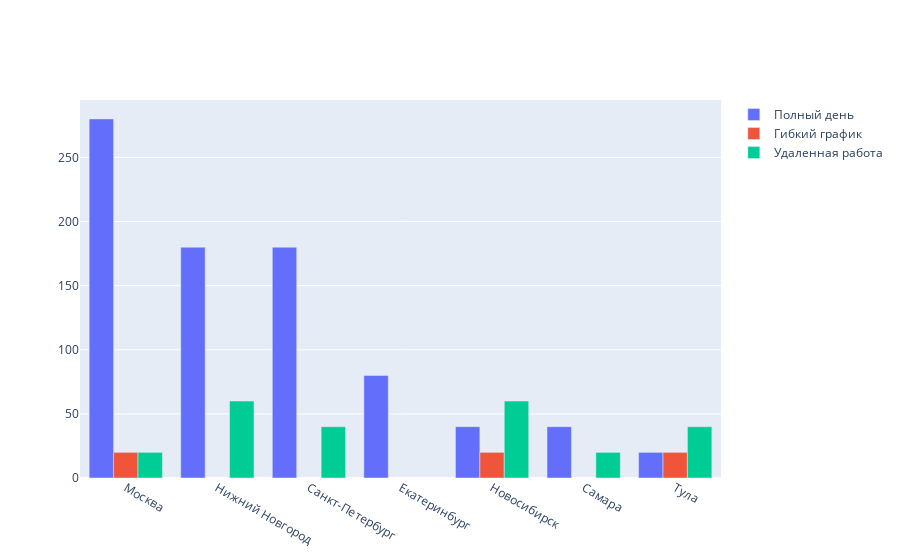

The notebook cell this image was saved under:
### Code cell
# отобразим на графике
fig = make_subplots(rows=1, cols=1, shared_yaxes=False)

fig.add_trace(go.Bar(x = Office_table_count['area'], 
                     y = Office_table_count['count'],  
                     name='Полный день'),
              1, 1)

fig.add_trace(go.Bar(x = Gib_table_count['area'], 
                     y = Gib_table_count['count'],  
                     name='Гибкий график'),
              1, 1)

fig.add_trace(go.Bar(x = UD_table_count['area'], 
                     y = UD_table_count['count'],  
                     name='Удаленная работа'),
              1, 1)
    
fig.show()

### Figure 1 — Plotly figure (JSON) as saved in the notebook; plotly's stock layout.template omitted (floating-point values rounded to 4 significant figures)
{"data": [{"name": "Полный день", "type": "bar", "x": ["Москва", "Нижний Новгород", "Санкт-Петербург", "Екатеринбург", "Новосибирск", "Самара", "Тула"], "xaxis": "x", "y": [280, 180, 180, 80, 40, 40, 20], "yaxis": "y"}, {"name": "Гибкий график", "type": "bar", "x": ["Москва", "Новосибирск", "Тула"], "xaxis": "x", "y": [20, 20, 20], "yaxis": "y"}, {"name": "Удаленная работа", "type": "bar", "x": ["Нижний Новгород", "Новосибирск", "Санкт-Петербург", "Тула", "Москва", "Самара"], "xaxis": "x", "y": [60, 60, 40, 40, 20, 20], "yaxis": "y"}], "layout": {"xaxis": {"anchor": "y", "domain": [0, 1]}, "yaxis": {"anchor": "x", "domain": [0, 1]}}}
